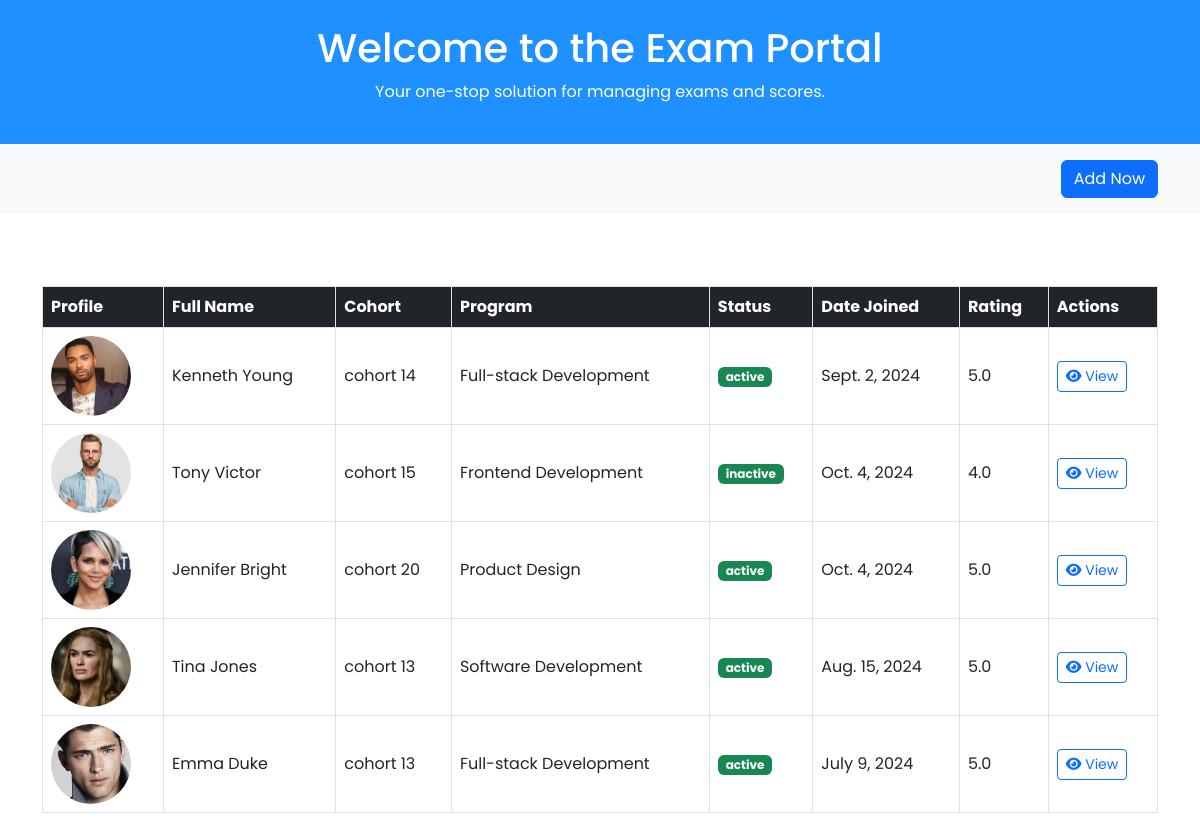
The page / on the database its author committed.
### dashboard/models.py (models this page shows, shortened)
class Student(models.Model):
    STATUS_CHOICES = [
        ('active', 'Active'),
        ('inactive', 'Inactive'),
    ]
    profile_image = models.ImageField(upload_to='profiles/', null=True, blank=True)
    full_name = models.CharField(max_length=100)
    cohort = models.CharField(max_length=50)
    program = models.CharField(max_length=100)
    status = models.CharField(max_length=10, choices=STATUS_CHOICES, default='active')
    date_joined = models.DateField()
    rating = models.FloatField()
    class Student_Profile(models.Model):
        pass
    class Program(models.Model):
        pass
    class CohortGroup(models.Model):
        pass

### dashboard/views.py (the view)
# urls.py: path('', views.student_list, name='student_list')
def student_list(request):
     students = Student.objects.all()
     return render(request,'dash/indexmain.html',{'students': students})

### dashboard/templates/dash/indexmain.html (shortened to what this page needs)
{% load static %}
<!DOCTYPE html>
<html lang="en">
<head>
    <link href="https://cdn.jsdelivr.net/npm/bootstrap@5.3.0-alpha1/dist/css/bootstrap.min.css" rel="stylesheet">
    <link rel="stylesheet" href="https://cdnjs.cloudflare.com/ajax/libs/font-awesome/6.0.0-beta3/css/all.min.css">
    <link rel="stylesheet" href="{% static 'css/styles.css' %}">
</head>
<body>
    <header class="bg-info text-white py-4 text-center">
        <h1>Welcome to the Exam Portal</h1>
        <p>Your one-stop solution for managing exams and scores.</p>
    </header>
    <section class="filter-section py-3 bg-light">
        <div class="container text-end">
            <button class="btn btn-primary" data-bs-toggle="modal" data-bs-target="#addUserModal">Add Now</button>
        </div>
    </section>
    <section class="container mt-5">
        <div class="table-responsive ">
            <table class="table align-middle table-bordered table-hover mt-4">
                <thead class="table-dark">
                    <tr>
                        <th>Profile</th>
                        <th>Full Name</th>
                        <th>Cohort</th>
                        <th>Program</th>
                        <th>Status</th>
                        <th>Date Joined</th>
                        <th>Rating</th>
                        <th>Actions</th>
                    </tr>
                </thead>
                <tbody>
                    {% for student in students %}
                    <tr>
                        <td><img src="{{ student.profile_image.url }}" alt="Profile" width="80" height="80" class="rounded-circle object-fit-cover"></td>
                        <td>{{ student.full_name }}</td>
                        <td>{{ student.cohort }}</td>
                        <td>{{ student.program }}</td>
                        <td><span class="badge bg-success text-white">{{ student.status }}</span></td>
                        <td>{{ student.date_joined }}</td>
                        <td>{{ student.rating }}</td>
                        <td>
                            <a href="#" class="btn btn-sm btn-outline-primary">
                                <i class="fas fa-eye"></i> View
                            </a>
                        </td>
                    </tr>
                    {% endfor %}
                </tbody>
            </table>
        </div>
    </section>
</body>
</html>

### staticfiles/css/styles.css (style rules this page uses)
body { font-family: "Poppins", sans-serif; }
.filter-section { background-color: #f4f5fa; padding: 20px; }
.table { border-collapse: collapse; }
.table th, .table td { vertical-align: middle; border: 1px solid #dee2e6; }
.badge { background-color: #e9f0fa; color: #5a55d8; }
.bg-info { background-color: dodgerblue !important; }
.table-responsive { -ms-overflow-style: none; scrollbar-width: none; }

### rows shown on the page
Student: profile_image (picture), full_name "Kenneth Young", cohort "cohort 14", program "Full-stack Development", status "active", date_joined "Sept. 2, 2024", rating "5.0"
Student: profile_image (picture), full_name "Tony Victor", cohort "cohort 15", program "Frontend Development", status "inactive", date_joined "Oct. 4, 2024", rating "4.0"
Student: profile_image (picture), full_name "Jennifer Bright", cohort "cohort 20", program "Product Design", status "active", date_joined "Oct. 4, 2024", rating "5.0"
Student: profile_image (picture), full_name "Tina Jones", cohort "cohort 13", program "Software Development", status "active", date_joined "Aug. 15, 2024", rating "5.0"
Student: profile_image (picture), full_name "Emma Duke", cohort "cohort 13", program "Full-stack Development", status "active", date_joined "July 9, 2024", rating "5.0"
